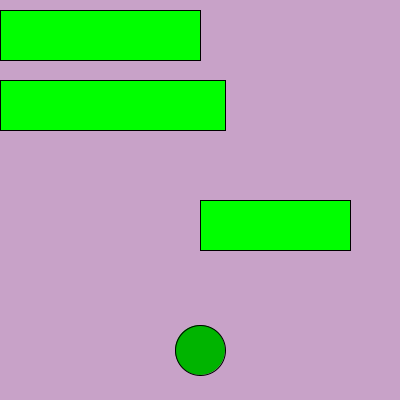
Frame 1 (no input)
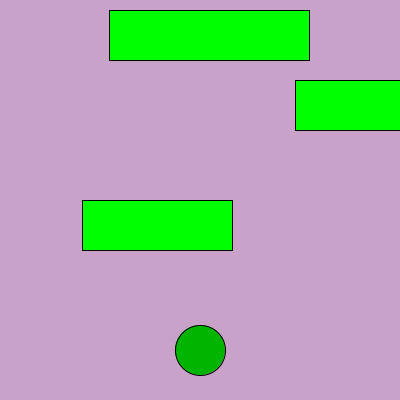
Frame 60 (the mouse pressed at the canvas centre just before this capture)
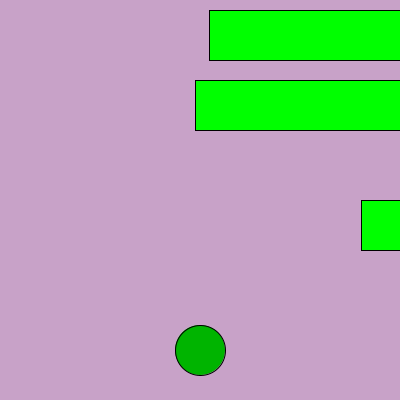
Frame 120 (the mouse held since frame 60 and released just before this capture)

The Processing sketch that drew these frames (run headless with seeded random() and noise(); from frame 60 on, the mouse is pressed at the canvas centre):

// Processing sketch: Frogger
// ── Frogger.pde
 Car name = new Car(150,2,200,200);
 Car nam = new Car(200,5,0,10);
Car na = new Car(225,-5,0,80);
int x=200;
int y=350;
void draw(){
   background(200,162,200);
  fill(0,180,0);
  ellipse(x,y,50,50);
  Outside();
  name.display();
  name.move();
  nam.display();
  nam.move();
  na.display();
  na.move();
}
  void setup(){
size(400,400);  
}
void keyPressed()
{
  if(key == CODED){
      if(keyCode == UP)
      {
      //Frog Y position goes up
      y-=35;
      }
      else if(keyCode == DOWN)
      {
        //Frog Y position goes down 
        y+=35;
      }
      else if(keyCode == RIGHT)
      {
       //Frog X position goes right
       x+=35;
      }
      else if(keyCode == LEFT)
      {
        //Frog X position goes left
        x-=35;
        
      }
   }
   
}
void Outside(){
  if(x<0){
    x=25;
  }
  if(y>375){
    y=375;
  }
    if(x>375){
      x=375;
    }
    if(y<0){
      y=25;
    }
   
  

}
class Car{
 int size;
int speed;
int x;
int y;
Car(int size,int speed,int x,int y){
  this.size=size; this.speed=speed; this.x=x; this.y=y;
 
 

}

void display(){
fill(0,255,0);
rect(x,y,size,50);
}
void move(){
  x-=speed;
  if(x<=0){
    x=399;
  }
  if(x>=400){
    x=0;
  }
}
int getX(){
  return x;
}
}

  
 
  
  

  
